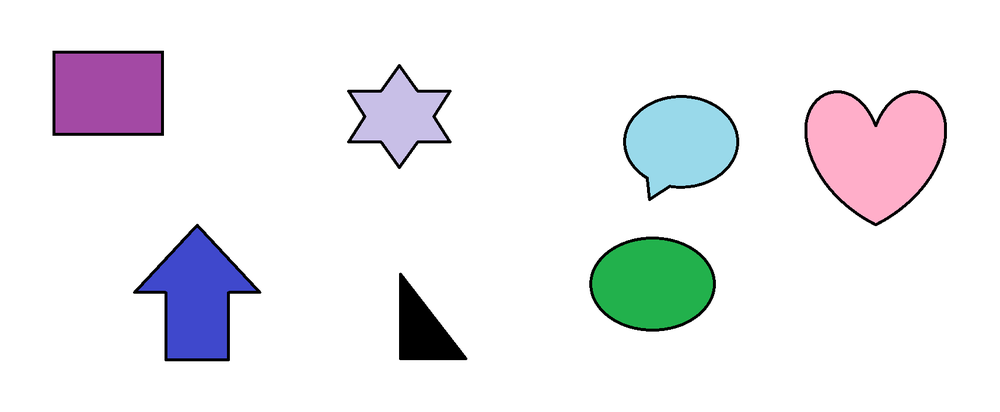
#> input picture 07.contours/my_mini_adv/shapes.png, 1000 x 412 px, shrunk from 1714 x 707 before the run
$ python numbering_objects.py
#> lines starting #> are read from the running program, lines starting #| are printed output that depends on the picture; after the words box and inside, x2 and y2 are one past the last pixel; in counts of white or black regions, pixels touching at a corner belong together
import cv2
import numpy as np

img = cv2.imread('shapes.png')
#> img is the input picture: shape (412, 1000, 3); mean B, G, R 240.1, 236.2, 236.3

gray = cv2.cvtColor(img, cv2.COLOR_BGR2GRAY)
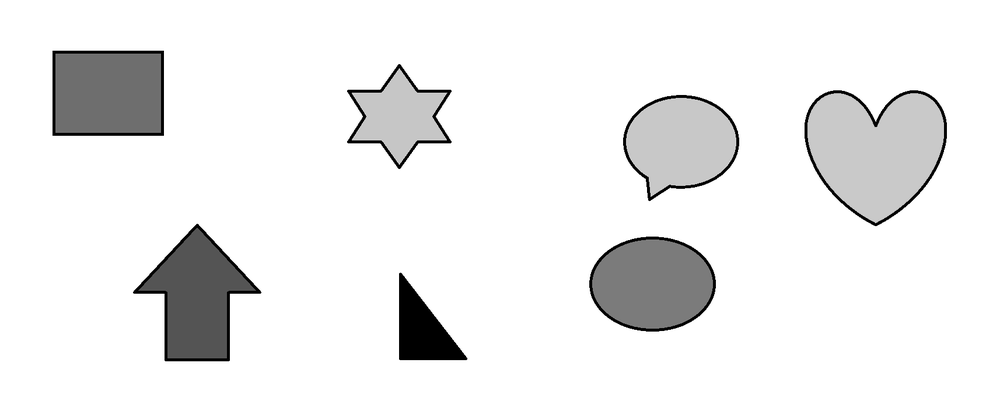
#> gray: shape (412, 1000); min 0, max 255, mean 236.6

_, thresh = cv2.threshold(
    gray,
    240,
    255,
    cv2.THRESH_BINARY_INV
)
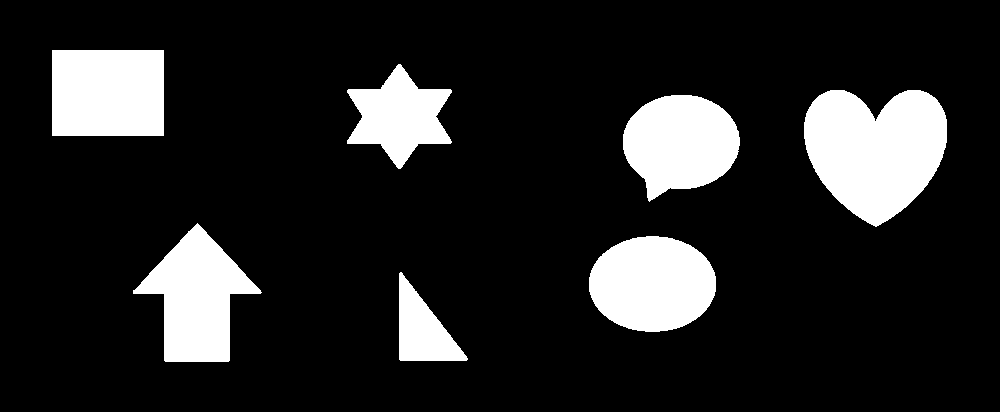
#> thresh: shape (412, 1000); 14.8% white; 7 white regions

contours, hierarchy = cv2.findContours(
    thresh,
    cv2.RETR_EXTERNAL,
    cv2.CHAIN_APPROX_SIMPLE
)
#> contours = 7 contours; box (x1, y1, x2, y2) and area: (804, 90, 947, 227) 13954, (589, 236, 716, 332) 9450, (52, 50, 164, 136) 9435, (133, 223, 262, 362) 9048, (623, 95, 740, 202) 8785, (347, 64, 452, 169) 5862, (399, 272, 468, 361) 3142

for i, contour in enumerate(contours):

    x, y, w, h = cv2.boundingRect(contour)

    # Draw contour
    cv2.drawContours(
        img,
        [contour],
        -1,
        (0,255,0),
        3
    )

    # Put object number
    cv2.putText(
        img,
        f"Obj {i+1}",
        (x, y-10),
        cv2.FONT_HERSHEY_SIMPLEX,
        0.7,
        (0,0,255),
        2
    )
#> this loop made 7 passes
#> (x, y, w, h) on passes 1 to 6: (399, 272, 69, 89), (589, 236, 127, 96), (133, 223, 129, 139), (623, 95, 117, 107), (804, 90, 143, 137), (347, 64, 105, 105)
#> (contour, x, y, w, h) on pass 7: ([[52, 50], [52, 135], [163, 135], [163, 50]], 52, 50, 112, 86)
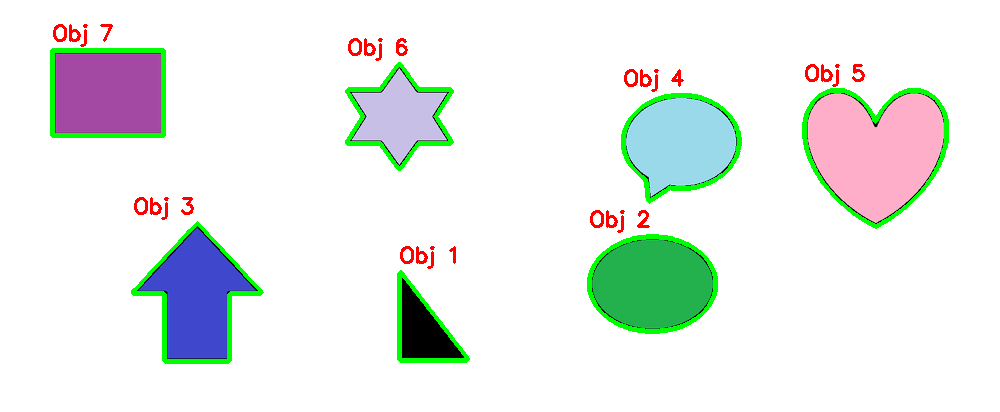
#> img: shape (412, 1000, 3); 3.64% of pixels changed, all inside (x1, y1, x2, y2) = (50, 24, 949, 364)

cv2.imwrite('numbered_objects.jpg',img)
